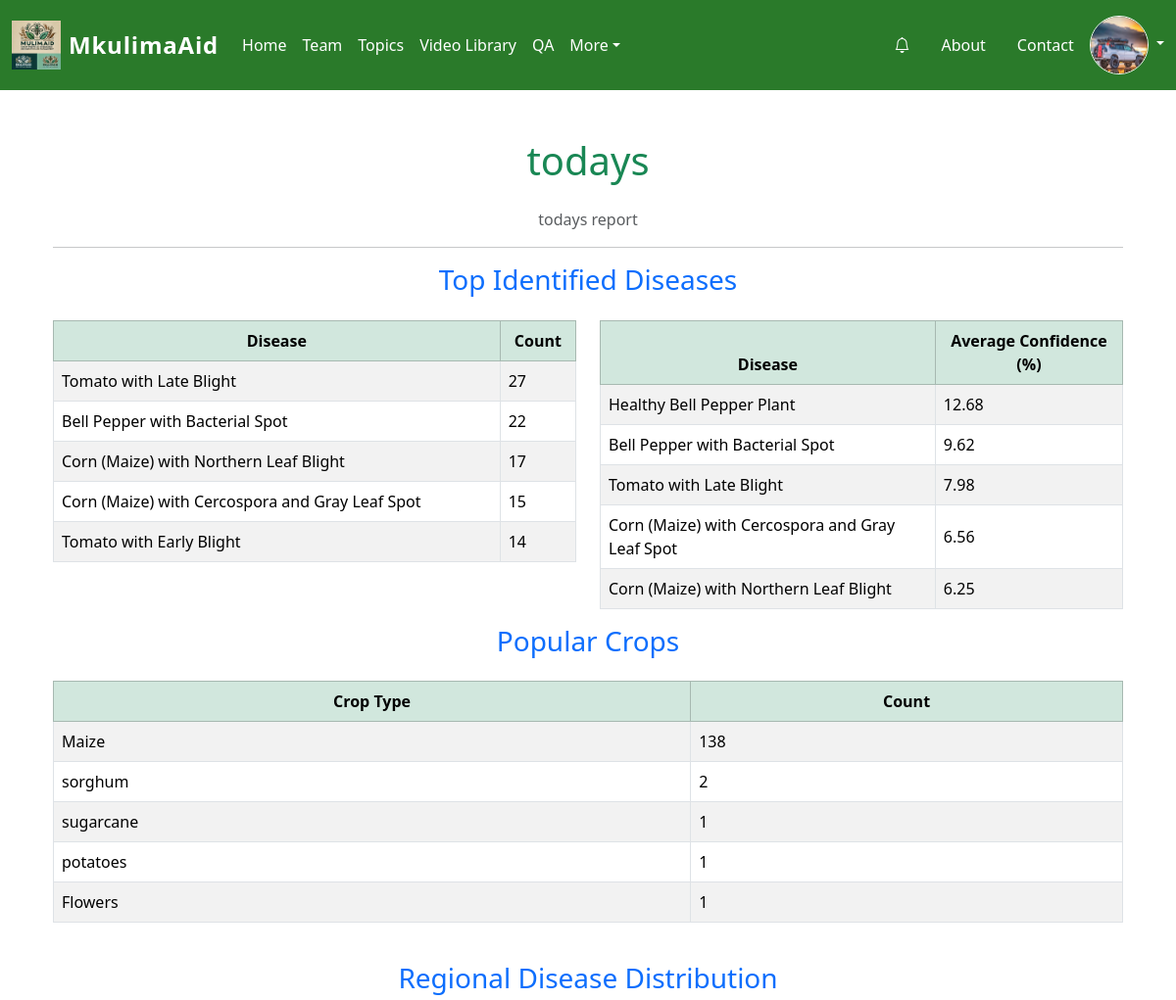
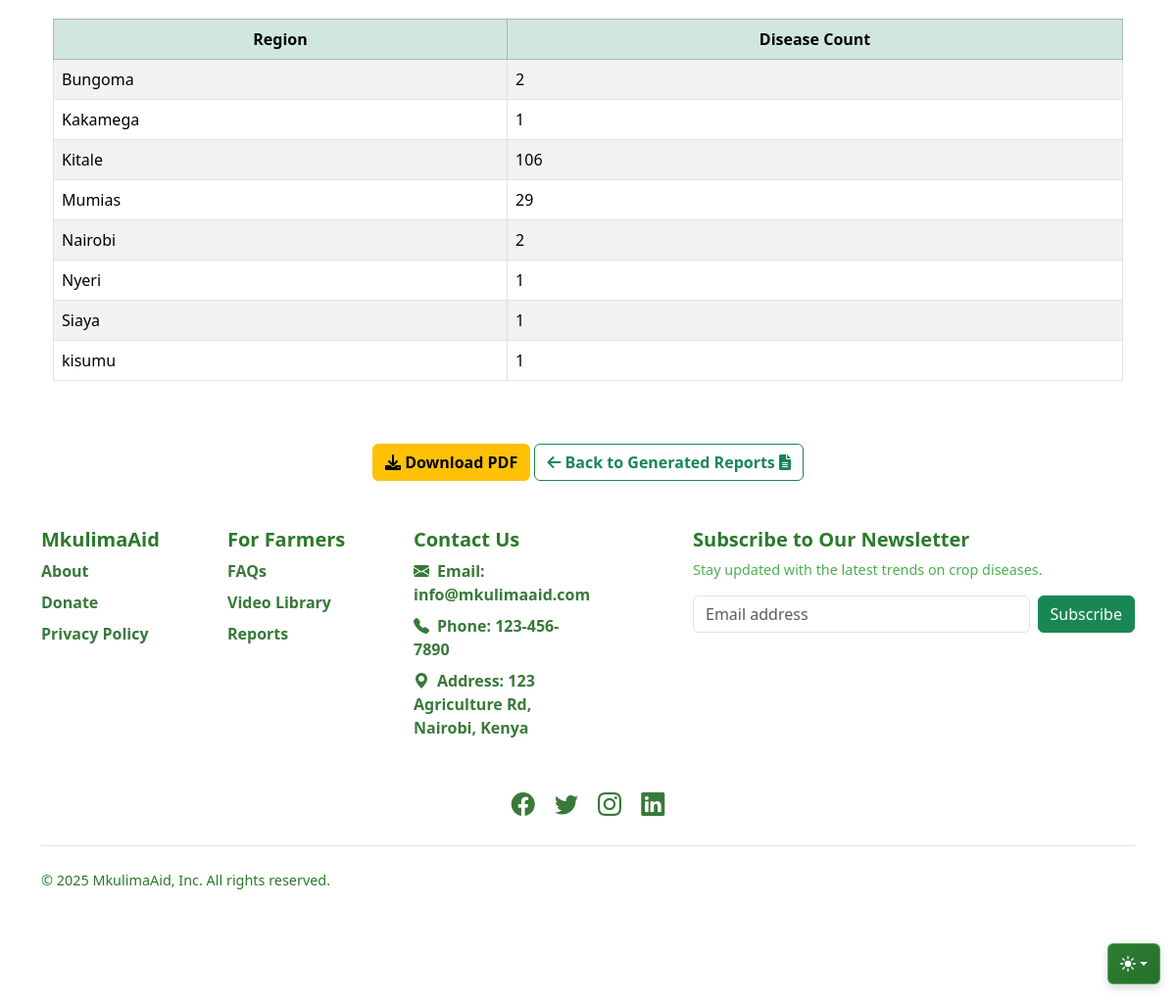
Screenshot of /reports/30/view (signed in) with the database file from the repository (2 pictures, top to bottom).
### mkulimaaid/models.py (models this page shows, shortened)
class Settings(db.Model):
    id = db.Column(db.Integer, primary_key=True)
    site_title = db.Column(db.String(100), nullable=False, default="MkulimaAid")
    site_logo = db.Column(db.String(100), nullable=True)  # Store logo file path
    contact_email = db.Column(db.String(100), nullable=False, default="info@mkulimaaid.com")
    contact_phone = db.Column(db.String(20), nullable=False, default="123-456-7890")
    address = db.Column(db.Text, nullable=True, default="123 Main St, City, Country")
    maintenance_mode = db.Column(db.Boolean, default=False)

class User(UserMixin, db.Model):  # Use db.Model for SQLAlchemy models
    __tablename__ = 'users'
    id = db.Column(db.Integer, primary_key=True)
    fullname = db.Column(db.String(100), nullable=False)
    username = db.Column(db.String(50), nullable=False, unique=True)
    email = db.Column(db.String(120), nullable=False, unique=True)
    phone = db.Column(db.String(20), nullable=False)
    password = db.Column(db.String(60), nullable=False)
    is_admin = db.Column(db.Boolean, default=False)
    avatar = db.Column(db.String(100), nullable=True)
    date_joined = db.Column(db.DateTime, default=datetime.utcnow)
    farmers = db.relationship('Farmer', backref='user', lazy=True)
    contact_messages = db.relationship('ContactMessage', backref='user', lazy=True)

class Report(db.Model):
    __tablename__ = 'reports'
    id = db.Column(db.Integer, primary_key=True)
    title = db.Column(db.String(255), nullable=False)  # Title of the report
    filename = db.Column(db.String(255), nullable=False, unique=True)  # Name of the report file
    description = db.Column(db.Text, nullable=True)  # Optional description of the report
    generated_by = db.Column(db.Integer, db.ForeignKey('users.id'), nullable=False)  # User ID of who generated it
    generated_at = db.Column(db.DateTime, default=datetime.utcnow, nullable=False)  # Timestamp of generation
    is_featured = db.Column(db.Boolean, default=False, nullable=False)  # Marks if the report is featured
    user = db.relationship('User', backref='generated_reports', lazy=True)

class IdentifiedDisease(db.Model):
    __tablename__ = 'identified_diseases'
    id = db.Column(db.Integer, primary_key=True)
    user_id = db.Column(db.Integer, db.ForeignKey('users.id'), nullable=False)  # Reference to the user who uploaded the image
    disease_name = db.Column(db.String(100), nullable=False)  # The name of the identified disease
    image_filename = db.Column(db.String(100), nullable=True)  # Path to the uploaded image
    date_identified = db.Column(db.DateTime, default=datetime.utcnow)  # Date and time of identification
    is_trending = db.Column(db.Boolean, default=False)  # If this identification is trending
    confidence = db.Column(db.Float, nullable=True)  # Confidence score for the prediction, if applicable
    user = db.relationship('User', backref=db.backref('identified_diseases', lazy=True))

class Farmer(db.Model):
    id = db.Column(db.Integer, primary_key=True)
    location = db.Column(db.String(200), nullable=False)
    farm_size = db.Column(db.Float, nullable=False)
    crop_types = db.Column(db.String(200), nullable=False)
    description = db.Column(db.Text, nullable=True)
    contact_info = db.Column(db.String(15), nullable=False)
    has_additional_info = db.Column(db.Boolean, default=False)  # New field
    user_id = db.Column(db.Integer, db.ForeignKey('users.id'), nullable=False)  # Foreign key to User

### mkulimaaid/routes.py (the view)
@main.route('/reports/<int:report_id>/view', methods=['GET'])
@login_required
@admin_required
def view_report(report_id):
    report = Report.query.get_or_404(report_id)
    farmers_form = FarmersForm()
    time_filter = request.args.get('time_filter', 'all_time')
    insights = get_report_insights(time_filter)
    return render_template(
        'report_view.html',
        report=report,
        farmers_form=farmers_form,
        **insights,
        title=report.title,
        description=report.description
    )

### mkulimaaid/templates/report_view.html (shortened to what this page needs)
{% extends "base.html" %}
{% block content %}
<div class="container mt-5">
    <h1 class="text-center text-success mb-4">{{ report.title }}</h1>
    <p class="text-muted text-center">{{ report.description or "No description provided." }}</p>
    <hr>
    <h3 class="text-center text-primary mb-4">Top Identified Diseases</h3>
    <div class="row">
        <div class="col-lg-6 col-md-12">
            <div class="table-responsive">
                <table class="table table-bordered table-striped align-middle">
                    <thead class="table-success text-center">
                        <tr>
                            <th>Disease</th>
                            <th>Count</th>
                        </tr>
                    </thead>
                    <tbody>
                        {% for disease in top_diseases %}
                        <tr>
                            <td>{{ disease[0] }}</td>
                            <td>{{ disease[1] }}</td>
                        </tr>
                        {% endfor %}
                    </tbody>
                </table>
            </div>
        </div>
        <div class="col-lg-6 col-md-12">
            <div class="table-responsive">
                <table class="table table-bordered table-striped align-middle">
                    <thead class="table-success text-center">
                        <tr>
                            <th>Disease</th>
                            <th>Average Confidence (%)</th>
                        </tr>
                    </thead>
                    <tbody>
                        {% for confidence in avg_confidence %}
                        <tr>
                            <td>{{ confidence[0] }}</td>
                            <td>{{ confidence[1] | round(2) }}</td>
                        </tr>
                        {% endfor %}
                    </tbody>
                </table>
            </div>
        </div>
    </div>
    <h3 class="text-center text-primary mb-4">Popular Crops</h3>
    <div class="table-responsive mb-4">
        <table class="table table-bordered table-striped align-middle">
            <thead class="table-success text-center">
                <tr>
                    <th>Crop Type</th>
                    <th>Count</th>
                </tr>
            </thead>
            <tbody>
                {% for crop in popular_crops %}
                <tr>
                    <td>{{ crop[0] }}</td>
                    <td>{{ crop[1] }}</td>
                </tr>
                {% endfor %}
            </tbody>
        </table>
    </div>
    <h3 class="text-center text-primary mb-4">Regional Disease Distribution</h3>
    <div class="table-responsive mb-4">
        <table class="table table-bordered table-striped align-middle">
            <thead class="table-success text-center">
                <tr>
                    <th>Region</th>
                    <th>Disease Count</th>
                </tr>
            </thead>
            <tbody>
                {% for region in regional_disease_distribution %}
                <tr>
                    <td>{{ region[0] }}</td>
                    <td>{{ region[1] }}</td>
                </tr>
                {% endfor %}
            </tbody>
        </table>
    </div>
    </div>
    <div class="text-center mt-5">
        <a href="{{ url_for('main.download_report', report_id=report.id) }}" class="btn btn-warning fw-bold">
            <i class="fas fa-download"></i> Download PDF
        </a>
        <a href="{{ url_for('main.list_reports') }}" class="btn btn-outline-success fw-bold">
            <i class="fas fa-arrow-left"></i> Back to Generated Reports <i class="fas fa-file-alt"></i>
        </a>
    </div>
</div>
{% endblock %}

### mkulimaaid/templates/base.html (shortened to what this page needs)
<!DOCTYPE html>
<html lang="en">
  <head>
    <link rel="stylesheet" href="{{ url_for('static', filename='css/styles.css') }}" />
    <link rel="stylesheet" href="https://cdn.datatables.net/1.13.6/css/jquery.dataTables.min.css">
    <link
      href="https://cdn.jsdelivr.net/npm/bootstrap@5.3.3/dist/css/bootstrap.min.css"
      rel="stylesheet"
    />
    <link
      href="https://cdnjs.cloudflare.com/ajax/libs/bootstrap-icons/1.5.0/font/bootstrap-icons.min.css"
      rel="stylesheet"
    />
    <link rel="stylesheet" href="https://unpkg.com/flickity@2/dist/flickity.min.css" />
    <link rel="stylesheet" href="https://cdnjs.cloudflare.com/ajax/libs/font-awesome/6.0.0-beta3/css/all.min.css">
    <link rel="stylesheet" href="https://unpkg.com/leaflet@1.9.4/dist/leaflet.css" />
  </head>
  <body>
      <div class="container">
      <nav class="navbar navbar-expand-lg bg-green navbar-dark py-3 ">
        <div class="container-fluid">
          <a class="navbar-brand d-flex align-items-center" href="{{ url_for('main.upload') }}">
            <img src="{{ url_for('static', filename='images/' + g.settings.site_logo) if g.settings.site_logo else url_for('static', filename='logo.png') }}" alt="Site Logo" class="site-logo me-2" style="height: 50px;" />
            <span class="site-title text-white">{{ g.settings.site_title or "MkulimaAid" }}</span>
          </a>
          <div class="collapse navbar-collapse" id="navbarSupportedContent">
            <ul class="navbar-nav me-auto mb-2 mb-lg-0">
              <li class="nav-item">
                <a class="nav-link text-white" href="{{ url_for('main.upload') }}">Home</a>
              </li>
              <li class="nav-item">
                <a class="nav-link text-white" href="/team">Team</a>
              </li>
              <li>
                <a class="nav-link text-white" href="/topics">Topics</a>
              </li>
              <li>
                <a class="nav-link text-white" href="/videos">Video Library</a>
              </li>
              <li>
                  <a class="nav-link text-white" href="/forum">QA</a>
              </li>
              <li class="nav-item dropdown">
                <a class="nav-link dropdown-toggle text-white" href="#" role="button" data-bs-toggle="dropdown" aria-expanded="false">More</a>
              </li>
            </ul>
                <div class="d-flex align-items-center">
                    <ul class="nav">
                        <li>
                            <a href="/notifications" class="nav-link text-white position-relative">
                                <i class="bi bi-bell"></i>
                            </a>
                        </li>
                        <li><a href="/about" class="nav-link text-white">About</a></li>
                        <li><a href="/contact" class="nav-link text-white">Contact</a></li>
                    </ul>
                </div>
              <div class="dropdown">
                <a href="#" class="d-block text-white text-decoration-none dropdown-toggle" data-bs-toggle="dropdown" aria-expanded="false">
                  <img src="{{ url_for('static', filename='uploads/' + current_user.avatar) if current_user.avatar else url_for('static', filename='images/default.png') }}" alt="Profile" width="40" height="40" class="rounded-circle border border-light">
                </a>
              </div>
            </div>
          </div>
        </div>
    <div class="dropdown position-fixed bottom-0 end-0 mb-3 me-3 bd-mode-toggle">
        <button class="btn btn-bd-primary py-2 dropdown-toggle d-flex align-items-center" id="bd-theme" type="button" aria-expanded="false" data-bs-toggle="dropdown" aria-label="Toggle theme (auto)">
            <svg class="bi my-1 theme-icon-active" width="1em" height="1em">
                <use href="#circle-half"></use>
            </svg>
        </button>
    </div>
      <div class="container">{% block content %}{% endblock %}</div>
      <div class="container">
        <footer class="footer py-5">
            <div class="row">
                <div class="col-6 col-md-2 mb-3">
                    <h5 class="footer-title">MkulimaAid</h5>
                    <ul class="nav flex-column">
                        <li class="nav-item mb-2">
                            <a href="/about" class="footer-link">About</a>
                        </li>
                        <li class="nav-item mb-2">
                            <a href="/donate" class="footer-link">Donate</a>
                        </li>
                        <li class="nav-item mb-2">
                            <a href="/privacy-policy" class="footer-link">Privacy Policy</a>
                        </li>
                    </ul>
                </div>
                <div class="col-6 col-md-2 mb-3">
                    <h5 class="footer-title">For Farmers</h5>
                    <ul class="nav flex-column">
                        <li class="nav-item mb-2">
                            <a href="/faqs" class="footer-link">FAQs</a>
                        </li>
                        <li class="nav-item mb-2">
                            <a href="{{ url_for('main.videos') }}" class="footer-link">Video Library</a>
                        </li>
                        <li class="nav-item mb-2">
                            <a href="{{ url_for('main.homepage_reports') }}" class="footer-link">Reports</a>
                        </li>
                    </ul>
                </div>
                <div class="col-6 col-md-2 mb-3">
                    <h5 class="footer-title">Contact Us</h5>
                    <ul class="nav flex-column">
                        <li class="nav-item mb-2">
                            <a href="mailto:{{ g.settings.contact_email }}" class="footer-link">
                                <i class="bi bi-envelope-fill me-2"></i>Email: {{ g.settings.contact_email }}
                            </a>
                        </li>
                        <li class="nav-item mb-2">
                            <a href="tel:{{ g.settings.contact_phone }}" class="footer-link">
                                <i class="bi bi-telephone-fill me-2"></i>Phone: {{ g.settings.contact_phone }}
                            </a>
                        </li>
                        <li class="nav-item mb-2">
                            <span class="footer-link">
                                <i class="bi bi-geo-alt-fill me-2"></i>Address: {{ g.settings.address }}
                            </span>
                        </li>
                    </ul>
                </div>
                <div class="col-md-5 offset-md-1 mb-3">
                    <form method="POST" action="{{ url_for('main.subscribe') }}">
                        <h5 class="footer-title">Subscribe to Our Newsletter</h5>
                        <p class="footer-subtext">Stay updated with the latest trends on crop diseases.</p>
                        <div class="d-flex flex-column flex-sm-row w-100 gap-2">
                            <input
                                id="newsletter1"
                                type="email"
                                name="email"
                                class="form-control"
                                placeholder="Email address"
                                required
                            />
                            <button class="btn btn-success" type="submit">Subscribe</button>
                        </div>
                    </form>
                </div>
            </div>
            <div class="row mt-4 text-center">
                <div class="col">
                    <a href="#" class="social-link me-3"><i class="bi bi-facebook"></i></a>
                    <a href="#" class="social-link me-3"><i class="bi bi-twitter"></i></a>
                    <a href="#" class="social-link me-3"><i class="bi bi-instagram"></i></a>
                    <a href="#" class="social-link"><i class="bi bi-linkedin"></i></a>
                </div>
            </div>
            <div class="d-flex flex-column flex-sm-row justify-content-between py-4 my-4 border-top">
                <p class="footer-rights">&copy; 2025 MkulimaAid, Inc. All rights reserved.</p>
            </div>
        </footer>
    </div>
  </body>
</html>

### rows the page displays
Settings: site_logo (picture), settings "MkulimaAid", settings.contact_email "info@mkulimaaid.com", settings.contact_phone "123-456-7890", settings.address "123 Agriculture Rd, Nairobi, Kenya"
User: avatar (picture)
Report: title "todays", description "todays report"
IdentifiedDisease: disease_name "Bell Pepper with Bacterial Spot", id "22"
IdentifiedDisease: disease_name "Healthy Bell Pepper Plant", confidence "12.68"
Farmer: crop_types "sorghum", crop "2", location "Bungoma", region "2"
Farmer: crop_types "sugarcane", has_additional_info "1", location "kisumu"
Farmer: crop_types "potatoes", has_additional_info "1", location "Siaya"
Farmer: crop_types "Flowers", has_additional_info "1", location "Nyeri"
Farmer: location "Kakamega", has_additional_info "1"
Farmer: location "Kitale", region "106"
Farmer: location "Mumias", region "29"
Farmer: location "Nairobi", region "2"

### other values shown
{{ disease[0] }} "Tomato with Late Blight" "Corn (Maize) with Northern Leaf Blight" "Corn (Maize) with Cercospora and Gray Leaf Spot" "Tomato with Early Blight"
{{ disease[1] }} "27" "17" "15" "14"
{{ confidence[0] }} "Bell Pepper with Bacterial Spot" "Tomato with Late Blight" "Corn (Maize) with Cercospora and Gray Leaf Spot" "Corn (Maize) with Northern Leaf Blight"
{{ confidence[1] | round(2) }} "9.62" "7.98" "6.56" "6.25"
{{ crop[0] }} "Maize"
{{ crop[1] }} "138"
